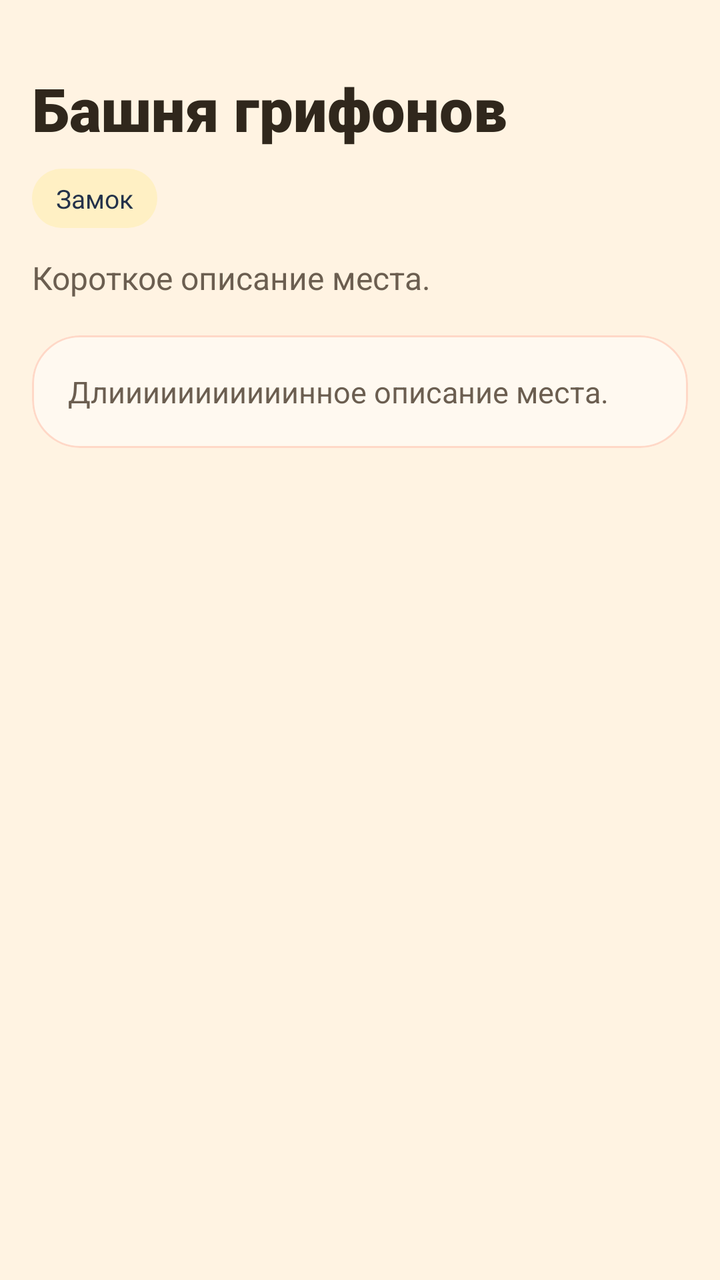
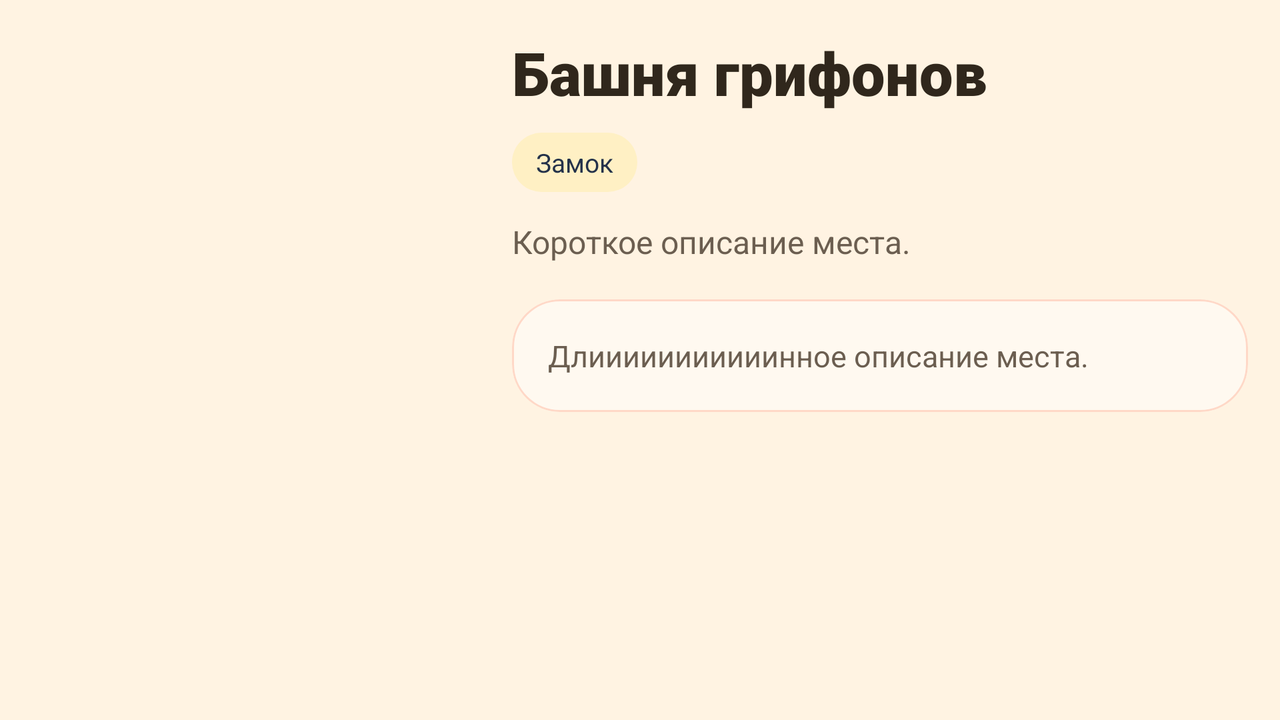

First picture: res/layout/ on a phone held upright. Second picture: the repository's own variant of that layout, on a device whose configuration matches the variant's folder. Source for both follows.
<!-- AndroidManifest.xml: application theme Theme.Lab4Mobile -->
<!-- res/layout/fragment_recommendation_card.xml -->
<?xml version="1.0" encoding="utf-8"?>
<ScrollView xmlns:android="http://schemas.android.com/apk/res/android"
    xmlns:app="http://schemas.android.com/apk/res-auto"
    xmlns:tools="http://schemas.android.com/tools"
    android:layout_width="match_parent"
    android:layout_height="match_parent"
    android:background="@color/parchment"
    android:fillViewport="true"
    tools:context=".RecommendationCard">

    <androidx.constraintlayout.widget.ConstraintLayout
        android:layout_width="match_parent"
        android:layout_height="wrap_content"
        android:padding="@dimen/fragment_recommendation_card_content_padding">

        <ImageView
            android:id="@+id/detailHeroArt"
            android:layout_width="@dimen/match_constraints"
            android:layout_height="wrap_content"
            android:adjustViewBounds="true"
            android:contentDescription="@null"
            android:scaleType="fitCenter"
            app:layout_constraintEnd_toEndOf="parent"
            app:layout_constraintStart_toStartOf="parent"
            app:layout_constraintTop_toTopOf="parent" />

        <TextView
            android:id="@+id/detailHeroTitle"
            android:layout_width="@dimen/match_constraints"
            android:layout_height="wrap_content"
            android:layout_marginTop="@dimen/fragment_recommendation_card_title_margin_top"
            android:fontFamily="sans-serif-black"
            android:textColor="@color/hero_ink"
            android:textSize="@dimen/fragment_recommendation_card_title_text_size"
            app:layout_constraintEnd_toEndOf="parent"
            app:layout_constraintStart_toStartOf="parent"
            app:layout_constraintTop_toBottomOf="@id/detailHeroArt"
            tools:text="Башня грифонов" />

        <TextView
            android:id="@+id/detailTownChip"
            android:layout_width="wrap_content"
            android:layout_height="wrap_content"
            android:layout_marginTop="@dimen/fragment_recommendation_card_town_chip_margin_top"
            android:background="@drawable/bg_chip"
            android:paddingHorizontal="@dimen/fragment_recommendation_card_town_chip_padding_horizontal"
            android:paddingVertical="@dimen/fragment_recommendation_card_town_chip_padding_vertical"
            android:textColor="@color/hero_navy"
            android:textSize="@dimen/fragment_recommendation_card_town_chip_text_size"
            app:layout_constraintStart_toStartOf="parent"
            app:layout_constraintTop_toBottomOf="@id/detailHeroTitle"
            tools:text="Замок" />

        <TextView
            android:id="@+id/detailLead"
            android:layout_width="@dimen/match_constraints"
            android:layout_height="wrap_content"
            android:layout_marginTop="@dimen/fragment_recommendation_card_lead_margin_top"
            android:lineSpacingExtra="@dimen/fragment_recommendation_card_lead_line_spacing_extra"
            android:textColor="@color/hero_muted"
            android:textSize="@dimen/fragment_recommendation_card_lead_text_size"
            app:layout_constraintEnd_toEndOf="parent"
            app:layout_constraintStart_toStartOf="parent"
            app:layout_constraintTop_toBottomOf="@id/detailTownChip"
            tools:text="Короткое описание места." />

        <com.google.android.material.card.MaterialCardView
            android:layout_width="@dimen/match_constraints"
            android:layout_height="wrap_content"
            android:layout_marginTop="@dimen/fragment_recommendation_card_overview_card_margin_top"
            app:cardBackgroundColor="@color/parchment_light"
            app:cardCornerRadius="@dimen/fragment_recommendation_card_overview_card_corner_radius"
            app:layout_constraintEnd_toEndOf="parent"
            app:layout_constraintStart_toStartOf="parent"
            app:layout_constraintTop_toBottomOf="@id/detailLead"
            app:strokeColor="@color/parchment_stroke"
            app:strokeWidth="@dimen/fragment_recommendation_card_overview_card_stroke_width">

            <TextView
                android:id="@+id/detailDescription"
                android:layout_width="match_parent"
                android:layout_height="wrap_content"
                android:lineSpacingExtra="@dimen/fragment_recommendation_card_description_line_spacing_extra"
                android:padding="@dimen/fragment_recommendation_card_overview_content_padding"
                android:textColor="@color/hero_muted"
                android:textSize="@dimen/fragment_recommendation_card_description_text_size"
                tools:text="Длииииииииииинное описание места." />
        </com.google.android.material.card.MaterialCardView>

    </androidx.constraintlayout.widget.ConstraintLayout>

</ScrollView>
<!-- resources referenced by this layout -->
<resources>
  <color name="hero_ink">#30271C</color>
  <color name="hero_muted">#6B5E50</color>
  <color name="hero_navy">#24324A</color>
  <color name="parchment">#FFF3E2</color>
  <color name="parchment_light">#FFF9F0</color>
  <color name="parchment_stroke">#FFD8C7</color>
  <dimen name="fragment_recommendation_card_content_padding">16dp</dimen>
  <dimen name="fragment_recommendation_card_description_line_spacing_extra">5dp</dimen>
  <dimen name="fragment_recommendation_card_description_text_size">15sp</dimen>
  <dimen name="fragment_recommendation_card_lead_line_spacing_extra">3dp</dimen>
  <dimen name="fragment_recommendation_card_lead_margin_top">14dp</dimen>
  <dimen name="fragment_recommendation_card_lead_text_size">16sp</dimen>
  <dimen name="fragment_recommendation_card_overview_card_corner_radius">24dp</dimen>
  <dimen name="fragment_recommendation_card_overview_card_margin_top">18dp</dimen>
  <dimen name="fragment_recommendation_card_overview_card_stroke_width">1dp</dimen>
  <dimen name="fragment_recommendation_card_overview_content_padding">18dp</dimen>
  <dimen name="fragment_recommendation_card_title_margin_top">18dp</dimen>
  <dimen name="fragment_recommendation_card_title_text_size">30sp</dimen>
  <dimen name="fragment_recommendation_card_town_chip_margin_top">10dp</dimen>
  <dimen name="fragment_recommendation_card_town_chip_padding_horizontal">12dp</dimen>
  <dimen name="fragment_recommendation_card_town_chip_padding_vertical">6dp</dimen>
  <dimen name="fragment_recommendation_card_town_chip_text_size">13sp</dimen>
  <dimen name="match_constraints">0dp</dimen>
  <!-- drawable bg_chip (drawable) -->
  <?xml version="1.0" encoding="utf-8"?>
  <shape xmlns:android="http://schemas.android.com/apk/res/android">
      <corners android:radius="999dp" />
      <solid android:color="#FFF0C4" />
  </shape>
  <style name="Theme.Lab4Mobile" parent="Base.Theme.Lab4Mobile" />
  <style name="Base.Theme.Lab4Mobile" parent="Theme.Material3.Light.NoActionBar">
          <item name="colorPrimary">@color/hero_navy</item>
          <item name="colorOnPrimary">@color/white</item>
          <item name="colorSecondary">@color/hero_gold</item>
          <item name="colorOnSecondary">@color/hero_ink</item>
          <item name="android:statusBarColor">@color/hero_navy</item>
          <item name="android:navigationBarColor">@color/parchment</item>
      </style>
  <color name="white">#FFFFFFFF</color>
  <color name="hero_gold">#C79A39</color>
</resources>
<!-- res/layout-land/fragment_recommendation_card.xml (the repository's variant of the layout above) -->
<!-- drawn on the phone turned sideways -->
<?xml version="1.0" encoding="utf-8"?>
<ScrollView xmlns:android="http://schemas.android.com/apk/res/android"
    xmlns:app="http://schemas.android.com/apk/res-auto"
    xmlns:tools="http://schemas.android.com/tools"
    android:layout_width="match_parent"
    android:layout_height="match_parent"
    android:background="@color/parchment"
    android:fillViewport="true"
    tools:context=".RecommendationCard">

    <androidx.constraintlayout.widget.ConstraintLayout
        android:layout_width="match_parent"
        android:layout_height="wrap_content"
        android:padding="@dimen/fragment_recommendation_card_content_padding">

        <ImageView
            android:id="@+id/detailHeroArt"
            android:layout_width="@dimen/fragment_recommendation_card_hero_art_land_width"
            android:layout_height="wrap_content"
            android:adjustViewBounds="true"
            android:contentDescription="@null"
            android:scaleType="fitCenter"
            app:layout_constraintStart_toStartOf="parent"
            app:layout_constraintTop_toTopOf="parent" />

        <TextView
            android:id="@+id/detailHeroTitle"
            android:layout_width="@dimen/match_constraints"
            android:layout_height="wrap_content"
            android:layout_marginStart="@dimen/fragment_recommendation_card_content_column_land_margin_start"
            android:fontFamily="sans-serif-black"
            android:textColor="@color/hero_ink"
            android:textSize="@dimen/fragment_recommendation_card_title_text_size"
            app:layout_constraintEnd_toEndOf="parent"
            app:layout_constraintStart_toEndOf="@id/detailHeroArt"
            app:layout_constraintTop_toTopOf="@id/detailHeroArt"
            tools:text="Башня грифонов" />

        <TextView
            android:id="@+id/detailTownChip"
            android:layout_width="wrap_content"
            android:layout_height="wrap_content"
            android:layout_marginStart="@dimen/fragment_recommendation_card_content_column_land_margin_start"
            android:layout_marginTop="@dimen/fragment_recommendation_card_town_chip_margin_top"
            android:background="@drawable/bg_chip"
            android:paddingHorizontal="@dimen/fragment_recommendation_card_town_chip_padding_horizontal"
            android:paddingVertical="@dimen/fragment_recommendation_card_town_chip_padding_vertical"
            android:textColor="@color/hero_navy"
            android:textSize="@dimen/fragment_recommendation_card_town_chip_text_size"
            app:layout_constraintStart_toEndOf="@id/detailHeroArt"
            app:layout_constraintTop_toBottomOf="@id/detailHeroTitle"
            tools:text="Замок" />

        <TextView
            android:id="@+id/detailLead"
            android:layout_width="@dimen/match_constraints"
            android:layout_height="wrap_content"
            android:layout_marginStart="@dimen/fragment_recommendation_card_content_column_land_margin_start"
            android:layout_marginTop="@dimen/fragment_recommendation_card_lead_margin_top"
            android:lineSpacingExtra="@dimen/fragment_recommendation_card_lead_line_spacing_extra"
            android:textColor="@color/hero_muted"
            android:textSize="@dimen/fragment_recommendation_card_lead_text_size"
            app:layout_constraintEnd_toEndOf="parent"
            app:layout_constraintStart_toEndOf="@id/detailHeroArt"
            app:layout_constraintTop_toBottomOf="@id/detailTownChip"
            tools:text="Короткое описание места." />

        <com.google.android.material.card.MaterialCardView
            android:layout_width="@dimen/match_constraints"
            android:layout_height="wrap_content"
            android:layout_marginStart="@dimen/fragment_recommendation_card_content_column_land_margin_start"
            android:layout_marginTop="@dimen/fragment_recommendation_card_overview_card_margin_top"
            app:cardBackgroundColor="@color/parchment_light"
            app:cardCornerRadius="@dimen/fragment_recommendation_card_overview_card_corner_radius"
            app:layout_constraintEnd_toEndOf="parent"
            app:layout_constraintStart_toEndOf="@id/detailHeroArt"
            app:layout_constraintTop_toBottomOf="@id/detailLead"
            app:strokeColor="@color/parchment_stroke"
            app:strokeWidth="@dimen/fragment_recommendation_card_overview_card_stroke_width">

            <TextView
                android:id="@+id/detailDescription"
                android:layout_width="match_parent"
                android:layout_height="wrap_content"
                android:lineSpacingExtra="@dimen/fragment_recommendation_card_description_line_spacing_extra"
                android:padding="@dimen/fragment_recommendation_card_overview_content_padding"
                android:textColor="@color/hero_muted"
                android:textSize="@dimen/fragment_recommendation_card_description_text_size"
                tools:text="Длииииииииииинное описание места." />
        </com.google.android.material.card.MaterialCardView>

    </androidx.constraintlayout.widget.ConstraintLayout>

</ScrollView>
<!-- resources referenced by the variant -->
<!-- as the phone turned sideways resolves them -->
<resources>
  <color name="hero_ink">#30271C</color>
  <color name="hero_muted">#6B5E50</color>
  <color name="hero_navy">#24324A</color>
  <color name="parchment">#FFF3E2</color>
  <color name="parchment_light">#FFF9F0</color>
  <color name="parchment_stroke">#FFD8C7</color>
  <!-- from res/values-land/ -->
  <dimen name="fragment_recommendation_card_content_column_land_margin_start">20dp</dimen>
  <dimen name="fragment_recommendation_card_content_padding">16dp</dimen>
  <dimen name="fragment_recommendation_card_description_line_spacing_extra">5dp</dimen>
  <dimen name="fragment_recommendation_card_description_text_size">15sp</dimen>
  <!-- from res/values-land/ -->
  <dimen name="fragment_recommendation_card_hero_art_land_width">220dp</dimen>
  <dimen name="fragment_recommendation_card_lead_line_spacing_extra">3dp</dimen>
  <dimen name="fragment_recommendation_card_lead_margin_top">14dp</dimen>
  <dimen name="fragment_recommendation_card_lead_text_size">16sp</dimen>
  <dimen name="fragment_recommendation_card_overview_card_corner_radius">24dp</dimen>
  <dimen name="fragment_recommendation_card_overview_card_margin_top">18dp</dimen>
  <dimen name="fragment_recommendation_card_overview_card_stroke_width">1dp</dimen>
  <dimen name="fragment_recommendation_card_overview_content_padding">18dp</dimen>
  <dimen name="fragment_recommendation_card_title_text_size">30sp</dimen>
  <dimen name="fragment_recommendation_card_town_chip_margin_top">10dp</dimen>
  <dimen name="fragment_recommendation_card_town_chip_padding_horizontal">12dp</dimen>
  <dimen name="fragment_recommendation_card_town_chip_padding_vertical">6dp</dimen>
  <dimen name="fragment_recommendation_card_town_chip_text_size">13sp</dimen>
  <dimen name="match_constraints">0dp</dimen>
  <!-- drawable bg_chip (drawable) -->
  <?xml version="1.0" encoding="utf-8"?>
  <shape xmlns:android="http://schemas.android.com/apk/res/android">
      <corners android:radius="999dp" />
      <solid android:color="#FFF0C4" />
  </shape>
  <style name="Theme.Lab4Mobile" parent="Base.Theme.Lab4Mobile" />
  <style name="Base.Theme.Lab4Mobile" parent="Theme.Material3.Light.NoActionBar">
          <item name="colorPrimary">@color/hero_navy</item>
          <item name="colorOnPrimary">@color/white</item>
          <item name="colorSecondary">@color/hero_gold</item>
          <item name="colorOnSecondary">@color/hero_ink</item>
          <item name="android:statusBarColor">@color/hero_navy</item>
          <item name="android:navigationBarColor">@color/parchment</item>
      </style>
  <color name="white">#FFFFFFFF</color>
  <color name="hero_gold">#C79A39</color>
</resources>
